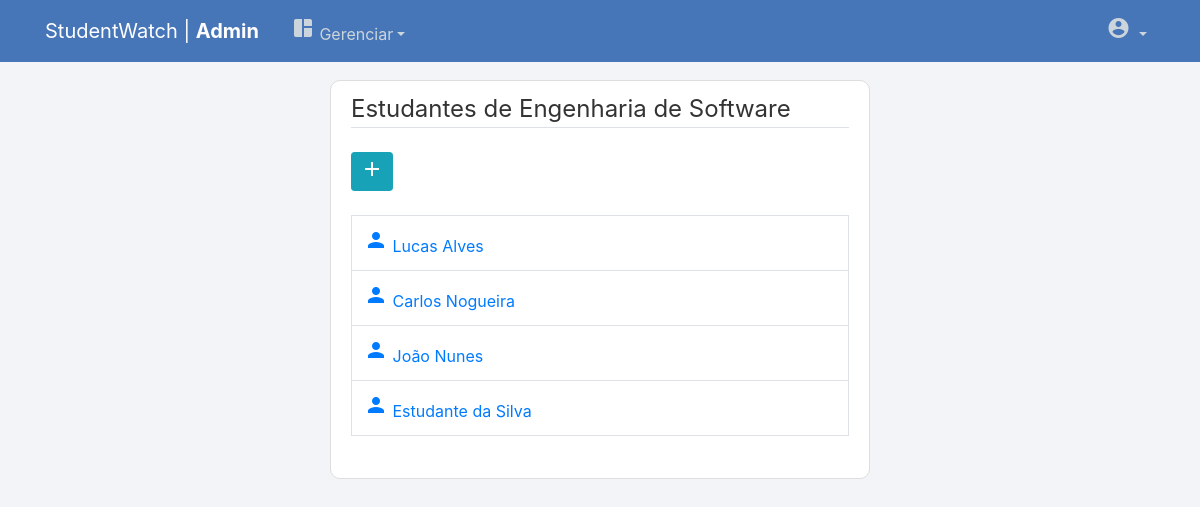
/gerenciarEstudante/1/ (signed in), run on an earlier commit of the app's database.
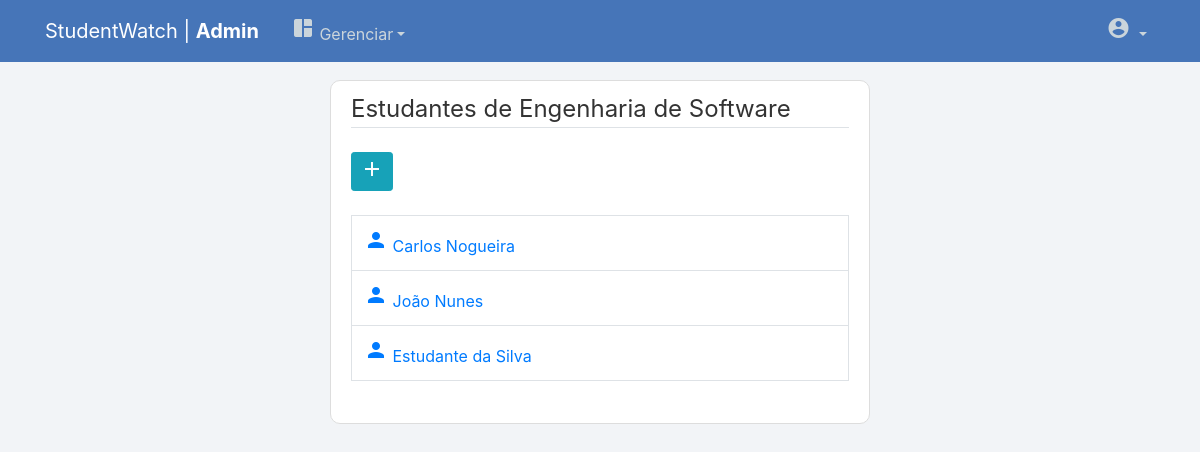
And on a later commit of the database.
### users/models.py (models this page shows, shortened)
class EstudanteProfile(models.Model):
    user = models.OneToOneField(User, on_delete=models.CASCADE, null=True, related_name='estudante_profile')
    matricula = models.CharField(max_length=20, null=True)
    curso = models.ForeignKey('manager.Curso', on_delete=models.SET_NULL, null=True)

class User(AbstractUser):
    username = models.EmailField(_('username'), unique=False)
    email = models.EmailField(_('email address'), unique=True)
    tipo = models.CharField(max_length=100)

### manager/views.py (the view)
# urls.py: path('gerenciarEstudante/<int:pk>/', views.gerenciarEstudante, name='gerenciarEstudante'),
@login_required
@permission_required("users.view_estudanteprofile", raise_exception=True)
def gerenciarEstudante(request, pk):
    curso_id = pk
    curso = Curso.objects.get(id=curso_id)
    estudantes = []
    lista_estudanteprofile = EstudanteProfile.objects.all()
    for x in range(len(lista_estudanteprofile)-1, -1, -1):
        if(lista_estudanteprofile[x].curso.id == curso_id):
            estudantes.append(lista_estudanteprofile[x])
    if(estudantes == []):
        estudantes = None
        messages.warning(request, f"Não há estudantes")
    context = {
        'estudantes': estudantes,
        'curso': curso
    }
    return render(request, 'manager/gerenciar-estudante.html', context)

### manager/models.py (called while the page is built)
    def __str__(self):
        return self.nome

### manager/templates/manager/gerenciar-estudante.html
{% extends "page/base.html" %}
{% block content %}
    <div class="content-section">
        <fieldset class="form-group">
            {% if user.is_staff %}
                <a class="btn btn-info btn-sm mb-4" href="{% url 'estudante-create' %}"><span class="material-icons">add</span></a>
            {% endif %}
            <legend class="border-bottom mb-4">Estudantes de {{ curso }}</legend>
            <table class="table table-bordered">
                {% for estudante in estudantes %}
                <tr>
                    <td>
                        <a href="{% url 'estudante-detail' estudante.id %}"><span class="material-icons">person</span> {{ estudante.user.first_name }} {{ estudante.user.last_name }}</a>
                    </td>
                </tr>
                {% endfor %}
            </table>
        </fieldset>
    </div>
{% endblock content %}

What changed in the data, as far as the page shows it:
removed EstudanteProfile: user.first_name "Lucas", user.last_name "Alves"
